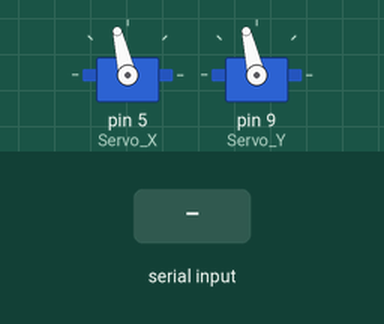
Recording of a sketch running on a simulated Arduino Uno, built with avr-gcc and run on an emulated ATmega328P. Parts: 2 × servo. The test bench sets the inputs (shaded band).

Above: at 1.2 s.
1.3 s: "90,45," received over Serial
At 3.5 s:
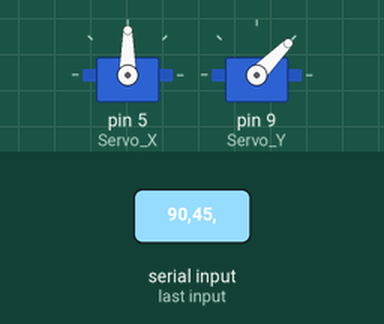
3.8 s: "30,150," received over Serial
At 5.7 s:
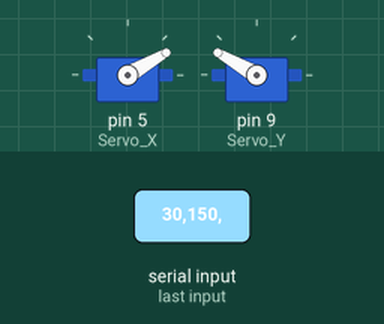
6.3 s: "1,90," received over Serial
At 8.7 s:
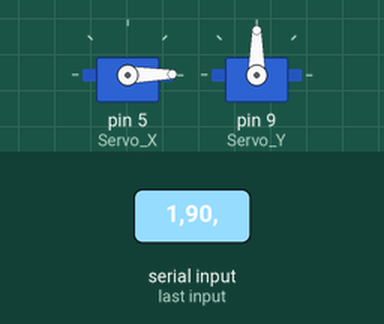
Timing chart, 0 to 10.2 s (numbered marks = the images above; inputs shaded):
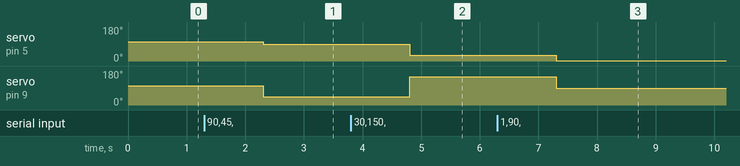

The sketch:

spining.ino
```cpp
#include <Servo.h>


Servo Servo_X;//port sv 5
Servo Servo_Y;//port sv 9

void setup(){

  Serial.begin(9600);
  Servo_X.attach(5);
  Servo_Y.attach(9);
  //舵机初始化

  Servo_X.write(103);
  Servo_Y.write(103);
  //舵机角度矫正
  // print("done!")

}


void loop(){

  while (!Serial.available());
  int dx = Serial.readStringUntil(',').toInt();
  while (!Serial.available());
  int dy = Serial.readStringUntil('\n').toInt();

  if (dx<180&&dx>0){Servo_X.write(dx);}
  if (dx<180&&dx>0){Servo_Y.write(dy);}

}
```

Measured:
- after the input at 1.3 s, servo on pin 5 (Servo_X): 103° → 90° after 1.0 s; servo on pin 9 (Servo_Y): 103° → 45° after 1.0 s
- after the input at 3.8 s, servo on pin 5 (Servo_X): 90° → 30° after 1.0 s; servo on pin 9 (Servo_Y): 45° → 150° after 1.0 s
- after the input at 6.3 s, servo on pin 5 (Servo_X): 30° → 1° after 1.0 s; servo on pin 9 (Servo_Y): 150° → 90° after 1.0 s
